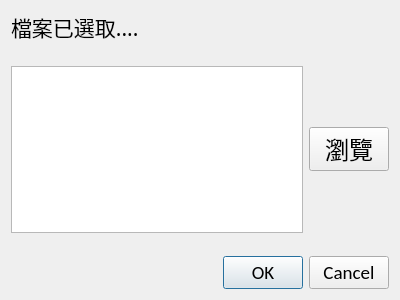
<?xml version="1.0" encoding="UTF-8"?>
<ui version="4.0">
 <class>Form</class>
 <widget class="QWidget" name="Form">
  <property name="geometry">
   <rect>
    <x>0</x>
    <y>0</y>
    <width>400</width>
    <height>300</height>
   </rect>
  </property>
  <property name="windowTitle">
   <string>Form</string>
  </property>
  <layout class="QGridLayout" name="gridLayout">
   <item row="0" column="0">
    <widget class="QLabel" name="label_2">
     <property name="font">
      <font>
       <family>微軟正黑體</family>
       <pointsize>16</pointsize>
      </font>
     </property>
     <property name="text">
      <string>檔案已選取....</string>
     </property>
    </widget>
   </item>
   <item row="1" column="0" colspan="2">
    <spacer name="horizontalSpacer_2">
     <property name="orientation">
      <enum>Qt::Horizontal</enum>
     </property>
     <property name="sizeHint" stdset="0">
      <size>
       <width>385</width>
       <height>17</height>
      </size>
     </property>
    </spacer>
   </item>
   <item row="2" column="0">
    <widget class="QListWidget" name="listWidget_3"/>
   </item>
   <item row="2" column="1">
    <widget class="QPushButton" name="pushButton_2">
     <property name="font">
      <font>
       <family>微軟正黑體</family>
       <pointsize>18</pointsize>
      </font>
     </property>
     <property name="text">
      <string>瀏覽</string>
     </property>
     <property name="autoDefault">
      <bool>false</bool>
     </property>
    </widget>
   </item>
   <item row="3" column="0" colspan="2">
    <spacer name="horizontalSpacer">
     <property name="orientation">
      <enum>Qt::Horizontal</enum>
     </property>
     <property name="sizeHint" stdset="0">
      <size>
       <width>385</width>
       <height>17</height>
      </size>
     </property>
    </spacer>
   </item>
   <item row="4" column="0" colspan="2">
    <widget class="QDialogButtonBox" name="buttonBox">
     <property name="font">
      <font>
       <family>Calibri</family>
       <pointsize>14</pointsize>
      </font>
     </property>
     <property name="orientation">
      <enum>Qt::Horizontal</enum>
     </property>
     <property name="standardButtons">
      <set>QDialogButtonBox::Cancel|QDialogButtonBox::Ok</set>
     </property>
    </widget>
   </item>
  </layout>
 </widget>
 <resources/>
 <connections/>
</ui>
